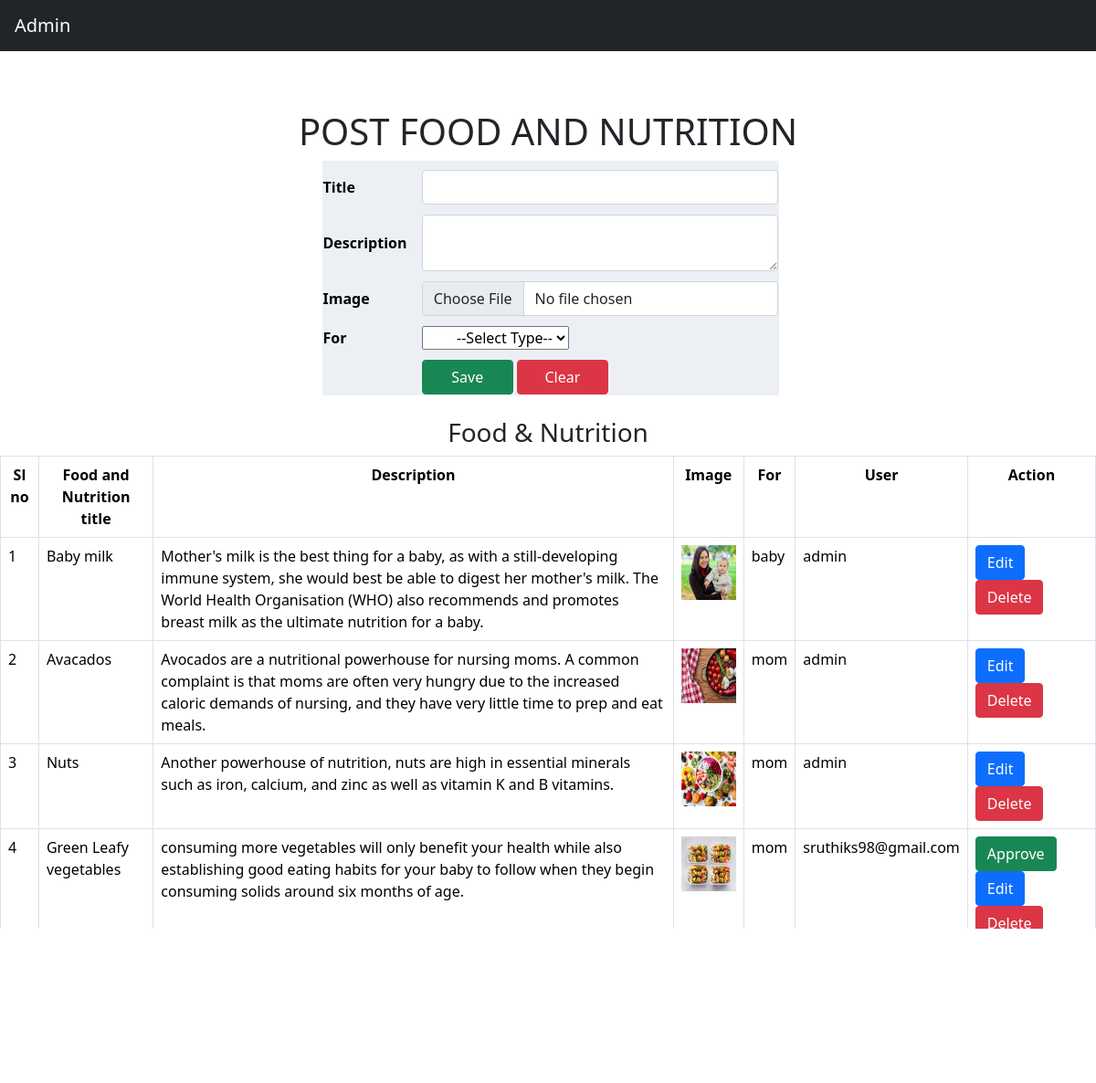
The page /admin/postfoodandnutrition.php (signed in) on the database its author committed.
### tables this page shows
CREATE TABLE `tbl_foodandnutrition` (
  `fn_id` int(100) NOT NULL,
  `fn_name` varchar(500) NOT NULL,
  `fn_des` varchar(500) NOT NULL,
  `fn_img` varchar(500) NOT NULL,
  `fn_status` int(10) NOT NULL,
  `Userid` varchar(100) NOT NULL,
  `fn_for` varchar(500) NOT NULL
);

### admin/postfoodandnutrition.php (the view, shortened to what this page needs)
<?php
include 'adminheader.php';
?>
<center><br><br><br><br><br>
  <div class="content-wrapper">
    <section class="content-header">
      <h1>
      POST FOOD AND NUTRITION
      </h1>
    </section>
    <section class="content">
      <div class="row">
          <form action="" method="post" enctype="multipart/form-data">
<table border="0" style="background-color: #ecf0f5;font-weight: bold;margin-left: 5px;width:500px">
<tbody>
<tr>
<td>Title</td>
<td><input type="text" name="title" value="" class="form-control" required=""/></td>
</tr>
<tr>
<td>Description</td>
<td><textarea name="des" value="" class="form-control" required=""></textarea></td>
</tr>
<tr>
<td>Image</td>
<td><input type="file" name="image" class="form-control" id="img" accept="image/jpg, image/JPG,image/JPEG, image/jpeg, image/png, image/PNG" required onchange="return Validp();"/></td>
</tr>
<tr>
<td>For</td>
<td><select class="tkvsoft"  name="type"  required>
			<option>&nbsp &nbsp &nbsp &nbsp --Select Type--</option>
			</select></td>
</tr>
<tr>
<td></td>
<td><input type="submit" value="Save" name="save" class="btn btn-success" style="width:100px" />
<input type="reset" value="Clear" class="btn btn-danger"  style="width:100px"  />
</td>
</tr>
</tbody>
        </center>
</table><br>
          </form><br/><br/>
     <?php
include("connect.php");
$query = " select * from tbl_foodandnutrition ";
$result = mysqli_query($con, $query);
?>
<br><br><br><br>
<div class="">
    <h3>
        <center>Food & Nutrition</center>
    </h3>
    <table align="center" width="50%" border="0" class="table table-bordered">
        <tr>
            <th width> Sl no</th>
            <th width> Food and Nutrition title </th>
            <th width> Description</th>
                <th width> Image</th>
             <th width> For</th>
             <th width> User</th>
            <th  colspan="3"> Action</th>
        </tr>
        <?php
        $count = 0;
        while ($row = mysqli_fetch_assoc($result)) {
            $count++;
        ?>
            <tr>
                <td><?php echo $count ?></td>
                <td><?php echo $row['fn_name'] ?></td>
                <td><?php echo $row['fn_des'] ?></td>
                <td><img src="../uploads/<?php echo $row['fn_img'] ?>" width="60" height="60" /></td>
                <td><?php echo $row['fn_for'] ?></td>
                <td><?php echo $row['Userid'] ?></td>
                <td colspan="3">
                    <?php
                    if($row['Userid']!='admin')
                    {
                        ?>
                    <a href="appruve_food.php?fn_id=<?php echo $row['fn_id']; ?>" class='btn btn-success'>Approve</a>
                    <?php
                    }
                    ?>
           <a href="postfoodedit.php?fn_id=<?php echo $row['fn_id']; ?>" class='btn btn-primary'>Edit</a>
           <a href= "fndelete.php?fn_id=<?php echo $row['fn_id']; ?>" class='btn btn-danger'>Delete</a></td>
              </tr>
        <?php
        }
        ?>
    </table>
</div>
</body>
</html>

### admin/adminheader.php (shortened to what this page needs)
<!DOCTYPE html>
<html lang="en">
<head>
        <link href="https://cdn.jsdelivr.net/npm/simple-datatables@latest/dist/style.css" rel="stylesheet" />
        <link href="css/styles.css" rel="stylesheet" />
    </head>
    <body class="sb-nav-fixed">
        <nav class="sb-topnav navbar navbar-expand navbar-dark bg-dark">
            <a class="navbar-brand ps-3" href="adminindex.php">Admin</a>
        </nav>

### admin/postfoodandnutrition.php (style rules this page uses)
th { background-color: #a61f00; color: black; text-align: center }
td { color: black; padding-top: 10px }

### rows shown on the page
tbl_foodandnutrition: fn_name "Baby milk", fn_des "Mother's milk is the best thing for a baby, as with a still-developing immune system, she would best be able to digest her mother's milk. The World Health Organisation (WHO) also recommends and promotes breast milk as the ultimate nutrition for a baby.", fn_img (picture), fn_for "baby", Userid "admin"
tbl_foodandnutrition: fn_name "Avacados", fn_des "Avocados are a nutritional powerhouse for nursing moms. A common complaint is that moms are often very hungry due to the increased caloric demands of nursing, and they have very little time to prep and eat meals.", fn_img (picture), fn_for "mom", Userid "admin"
tbl_foodandnutrition: fn_name "Nuts", fn_des "Another powerhouse of nutrition, nuts are high in essential minerals such as iron, calcium, and zinc as well as vitamin K and B vitamins.", fn_img (picture), fn_for "mom", Userid "admin"
tbl_foodandnutrition: fn_name "Green Leafy vegetables", fn_des "consuming more vegetables will only benefit your health while also establishing good eating habits for your baby to follow when they begin consuming solids around six months of age.", fn_img (picture), fn_for "mom", Userid "sruthiks98@gmail.com"
tbl_foodandnutrition: fn_img (picture)
